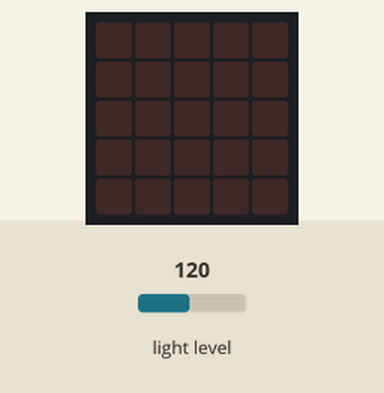
Simulated run of this program. Board: BBC micro:bit (MakeCode). On the bench: the board's 5×5 LED display. The test bench sets the inputs (shaded band); at power-on: light level 120.

Above: at 1.2 s.
1.3 s: light level set to 104
2.8 s: light level set to 98
At 4.0 s:
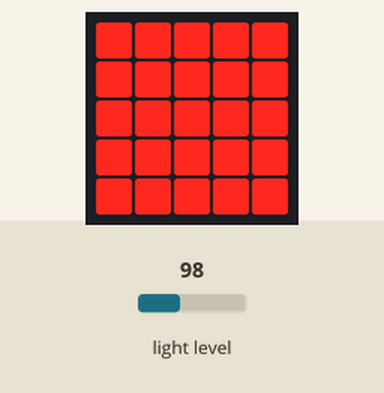
4.3 s: light level set to 128
At 5.6 s:
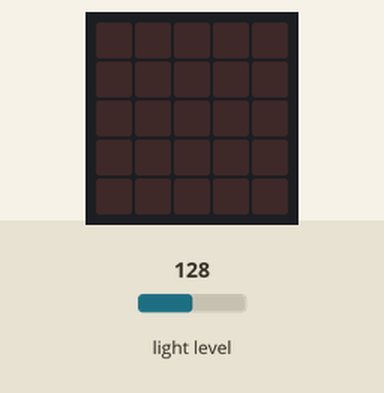
5.9 s: light level set to 5
At 6.2 s:
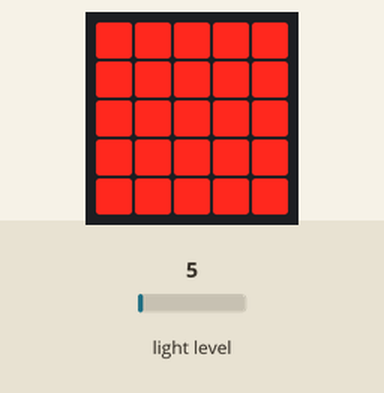
7.4 s: light level set to 191
At 8.0 s:
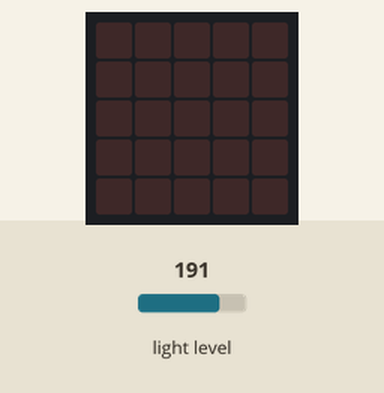
Timing chart, 0 to 10.0 s (numbered marks = the images above; inputs shaded):
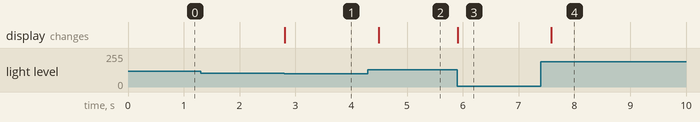

Measured:
- the behaviour switches between 101 and 100 on light level (found by bisection; images 0 and 1)
- after the input at 1.3 s, every drawn part: stays the same
- after the input at 2.8 s, the display: changes at once (image 1)
- after the input at 4.3 s, the display: changes after 0.19 s (image 2)
- after the input at 5.9 s, the display: changes at once (image 3)
- after the input at 7.4 s, the display: changes after 0.19 s (image 4)

The program:

main.ts
```typescript
basic.forever(function () {
    if (input.lightLevel() > 100) {
        basic.clearScreen()
    } else {
        basic.showLeds(`
            # # # # #
            # # # # #
            # # # # #
            # # # # #
            # # # # #
            `)
    }
})
```

test.ts
```typescript
// 在此处测试；当此软件包作为插件使用时，将不会编译此软件包。
```
